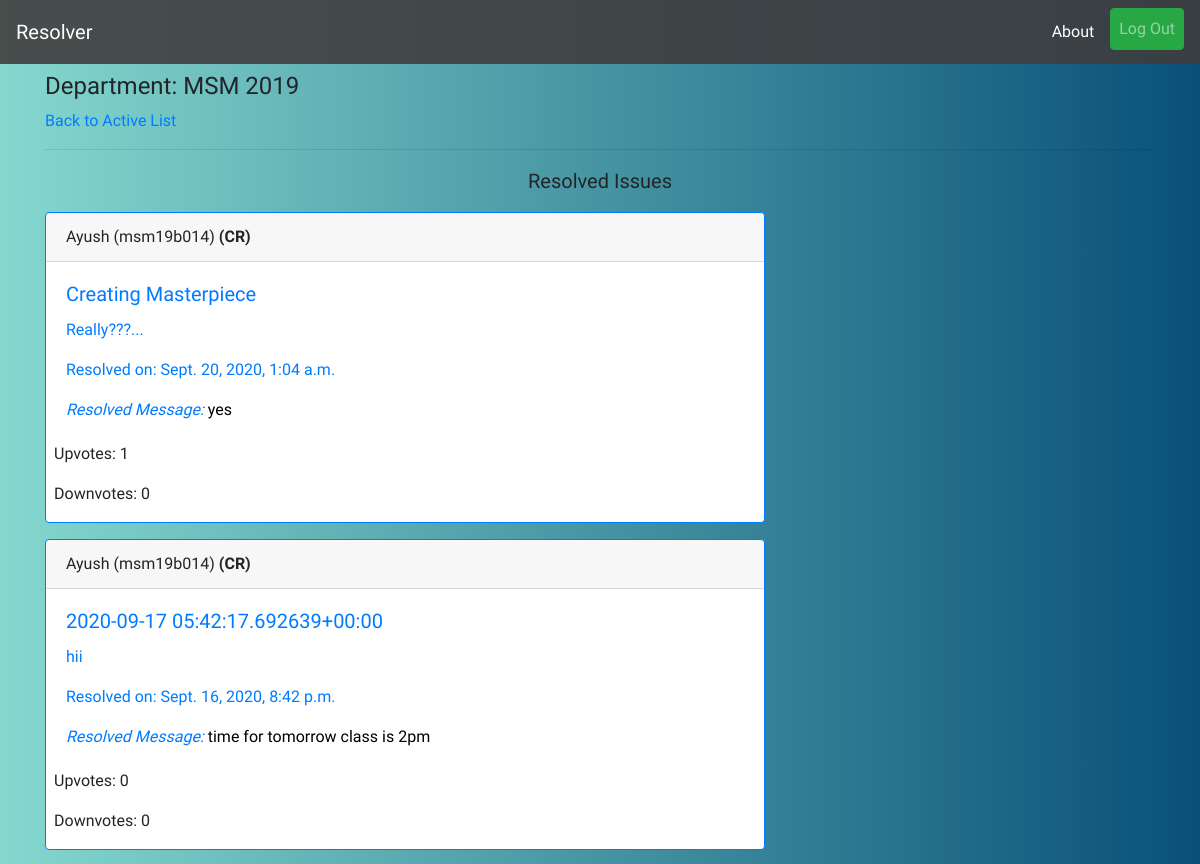
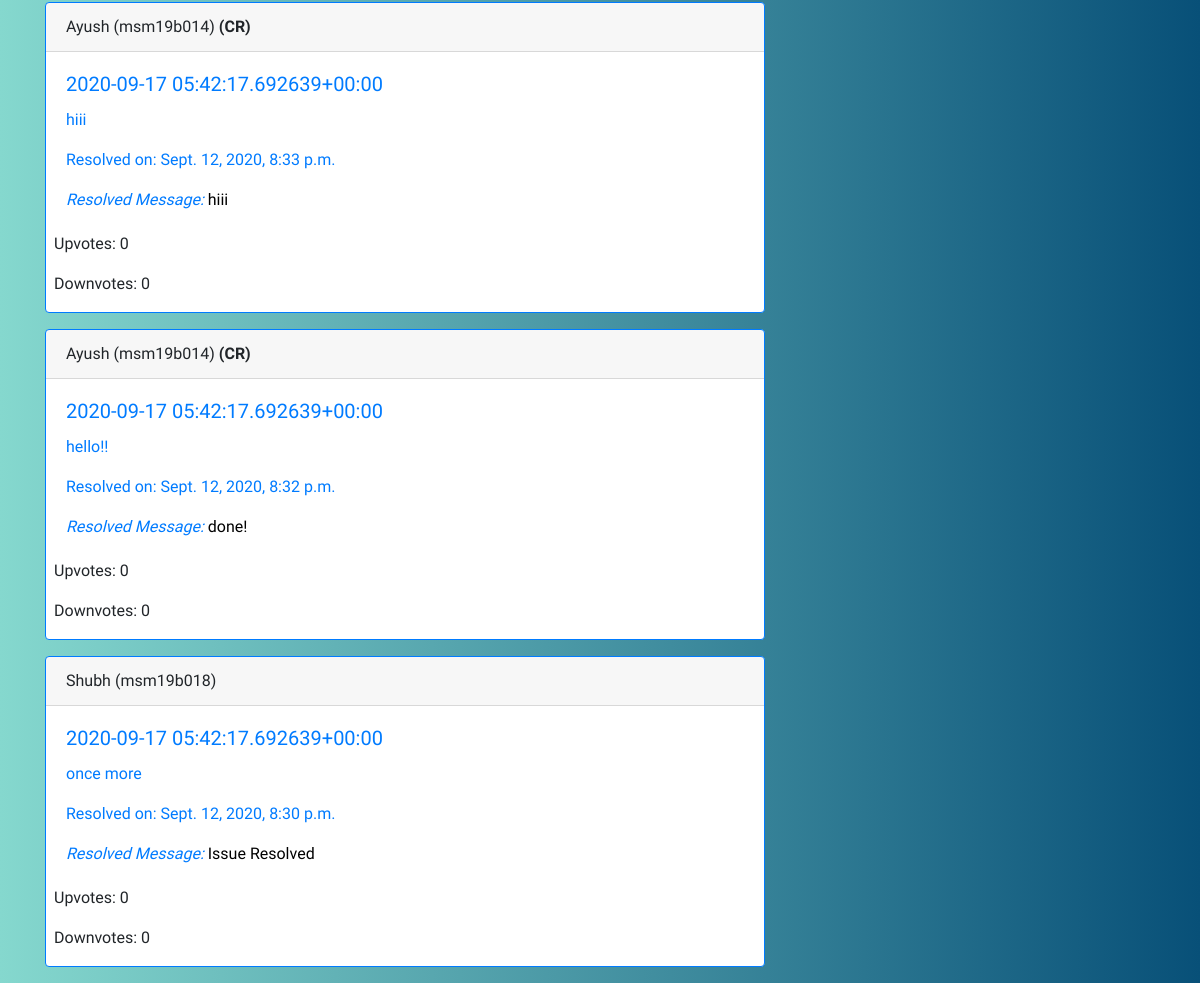
The page /resolved/ (signed in) on the database its author committed (2 pictures, top to bottom).
### profiles/models.py (models this page shows, shortened)
class User(AbstractUser):
    pass

class UserInfo(models.Model):
    user = models.OneToOneField(User,on_delete=models.CASCADE,related_name='info')
    is_cr = models.BooleanField(default=False)
    department = models.CharField(max_length=20)
    join_year = models.CharField(max_length=4)
    institute = models.ForeignKey(Institute,on_delete=models.CASCADE,related_name='allusers')
    registered_on = models.DateTimeField(auto_now_add=True)
    total_upvotes = models.IntegerField(default=0)
    total_downvotes = models.IntegerField(default=0)
    total_novotes = models.IntegerField(default=0)
    class Meta:
        ordering = ['-total_upvotes','-total_downvotes','-total_novotes']

### reporter/models.py (models this page shows, shortened)
class Report(models.Model):
    user = models.ForeignKey(UserInfo,on_delete=models.CASCADE,blank=True)
    title = models.CharField('Subject',max_length=56)
    content = models.TextField('Issue')
    department = models.CharField(max_length=20,blank=True)
    year = models.CharField(max_length=4,blank=True)
    timestamp = models.DateTimeField(auto_now_add=True)
    updated = models.DateTimeField(auto_now=True)
    active = models.BooleanField(default=True)
    resolved = models.BooleanField(default=False)
    cr_line = models.CharField(max_length=256,null=True,blank=True)
    upvotes = models.IntegerField(default=0)
    downvotes = models.IntegerField(default=0)
    deadline = models.DateTimeField(null=True)
    class Meta:
        ordering = ['-timestamp']

### reporter/views.py (the view)
# urls.py: path('resolved/',views.resolved_view,name='resolved'),
@login_required
def resolved_view(request):
    qs = Report.objects.filter(active=False,department=request.user.info.department,year=request.user.info.join_year,resolved=True).order_by('-updated')
    return render(request,'reporter/resolved.html',{'issue_list':qs})

### reporter/templates/reporter/resolved.html (shortened to what this page needs)
{% extends 'base.html' %}
{% load static %}
{% block content %}
{% if request.user.is_authenticated %}
    <h4 class="mt-2">Department: {{request.user.info.department|upper}} {{request.user.info.join_year}}</h4>
    <a href="{% url 'reporter:index' %}">Back to Active List</a>
    <hr>
    <p class="mt-2 lead text-center">Resolved Issues</p>
    {% for issue in issue_list %}
    <div class="card border-primary mb-3" style="max-width: 45rem;">
        <div class="card-header">{{issue.user.user.first_name}} ({{issue.user.user.username}}) {% if issue.user.is_cr %}<strong>(CR)</strong>{% endif %} </div>
        <div class="card-body text-primary">
          <h5 class="card-title">{{issue.title}}</h5>
          <p class="card-text" >{{issue.content}}</p>
          <p class="card-text">Resolved on: {{issue.updated}}</p>
          <p class="card-text resolve-message"><em>Resolved Message: </em><span style="color: black;">{{issue.cr_line}}</span></p>
        </div>
        <div class="results ml-2">
            <p>Upvotes: {{issue.upvotes}}</p>
            <p>Downvotes: {{issue.downvotes}}</p>
        </div>
    </div>
    {% empty %}
    <p class="lead">No Issues, Resolved yet!</p>
    {% endfor %}
{% endif %}
{% endblock %}

### static/css/style.css (style rules this page uses)
body { background: #085078; background: -webkit-linear-gradient(to right, #85D8CE, #085078); background: linear-gradient(to right, #85D8CE, #085078); font-family: 'Courier Prime', sans-serif; }

### rows shown on the page
User: user.info.department "MSM", user.info.join_year "2019"
Report: user.user.first_name "Ayush", user.user.username "msm19b014", shows "(CR)", title "Creating Masterpiece", content "Really???...", updated "Sept. 20, 2020, 1:04 a.m.", cr_line "yes", upvotes "1", downvotes "0"
Report: user.user.first_name "Ayush", user.user.username "msm19b014", shows "(CR)", title "2020-09-17 05:42:17.692639+00:00", content "hii", updated "Sept. 16, 2020, 8:42 p.m.", cr_line "time for tomorrow class is 2pm", upvotes "0", downvotes "0"
Report: user.user.first_name "Ayush", user.user.username "msm19b014", shows "(CR)", title "2020-09-17 05:42:17.692639+00:00", content "hiii", updated "Sept. 12, 2020, 8:33 p.m.", cr_line "hiii", upvotes "0", downvotes "0"
Report: user.user.first_name "Ayush", user.user.username "msm19b014", shows "(CR)", title "2020-09-17 05:42:17.692639+00:00", content "hello!!", updated "Sept. 12, 2020, 8:32 p.m.", cr_line "done!", upvotes "0", downvotes "0"
Report: user.user.first_name "Shubh", user.user.username "msm19b018", title "2020-09-17 05:42:17.692639+00:00", content "once more", updated "Sept. 12, 2020, 8:30 p.m.", cr_line "Issue Resolved", upvotes "0", downvotes "0"
